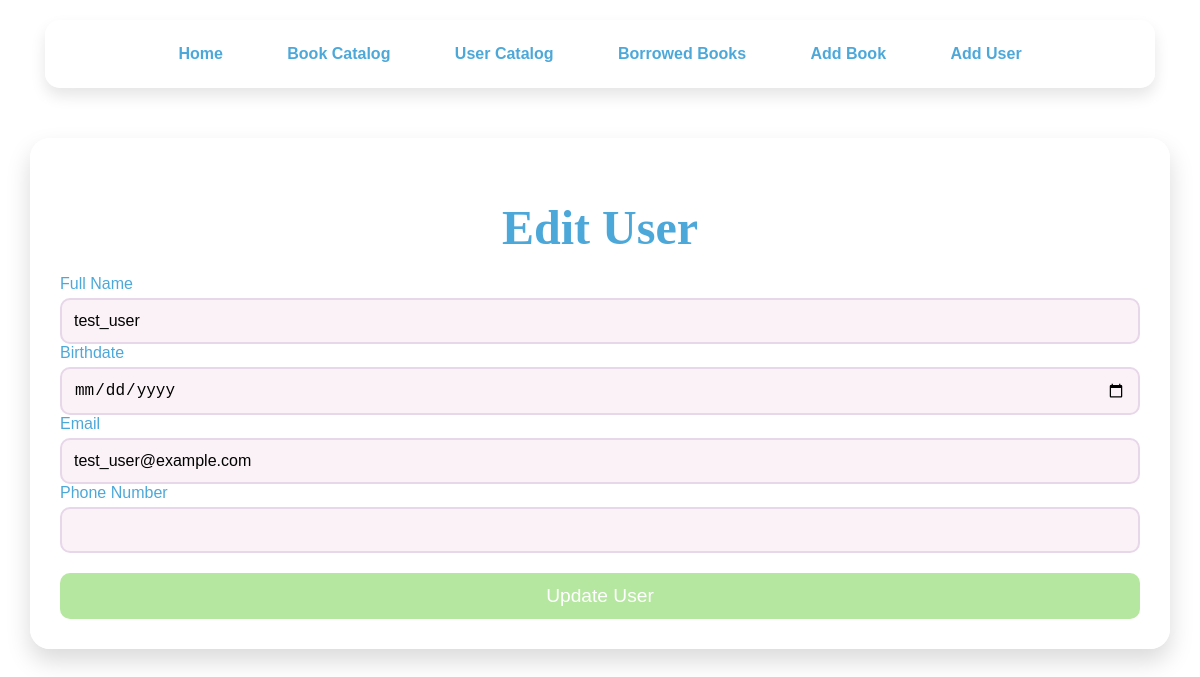
Page /edit_user/1 on the earlier database version.
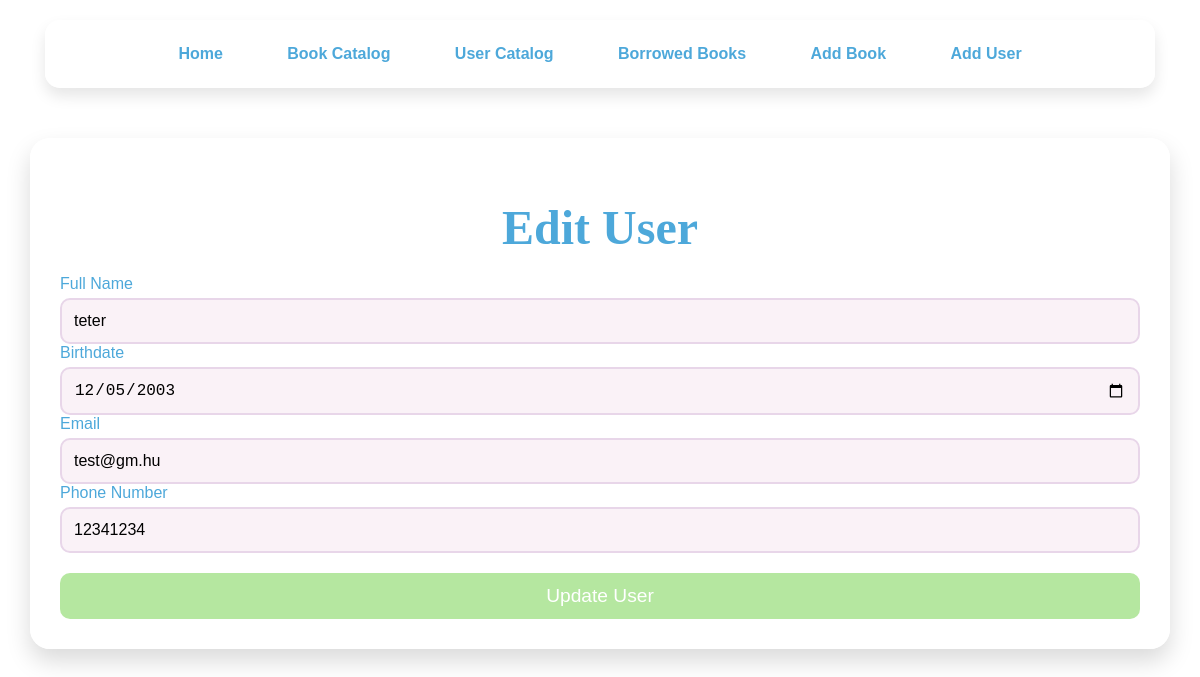
Same page on the later database version.
### app/models.py (models this page shows, shortened)
class User(db.Model):
    id = db.Column(db.Integer, primary_key=True)
    name = db.Column(db.String(100), nullable=False)
    email = db.Column(db.String(100), nullable=False)
    phone_number = db.Column(db.String(20), nullable=True)
    birthdate = db.Column(db.Date, nullable=True)
    borrowed_books = relationship('Borrow', backref='user', cascade='all, delete-orphan')

### app/routes.py (the view, shortened to what this page needs)
@main.route('/edit_user/<int:user_id>', methods=['GET', 'POST'])
def edit_user(user_id):
    user = User.query.get_or_404(user_id)
    form = UserForm(obj=user)
    return render_template('edit_user.html', form=form, user=user)

### app/forms.py
class UserForm(FlaskForm):
    name = StringField('Full Name', validators=[DataRequired()])
    email = StringField('Email', validators=[DataRequired(), Email()])
    phone_number = StringField('Phone Number', validators=[DataRequired()])
    birthdate = DateField('Birthdate', validators=[DataRequired()], format='%Y-%m-%d')
    submit = SubmitField('Save User')

### app/templates/edit_user.html (shortened to what this page needs)
<!DOCTYPE html>
<html lang="en">
<head>
</head>
<body>
<nav>
    <a href="{{ url_for('main.home') }}"> Home</a>
    <a href="{{ url_for('main.catalog') }}"> Book Catalog</a>
    <a href="{{ url_for('main.users') }}"> User Catalog</a>
    <a href="{{ url_for('main.borrowed_books') }}"> Borrowed Books</a>
    <a href="{{ url_for('main.add_book') }}"> Add Book</a>
    <a href="{{ url_for('main.add_user') }}"> Add User</a>
</nav>
<div class="container">
    <h1>Edit User</h1>
    <div class="form-container">
        <form method="POST">
            {{ form.name.label }} {{ form.name() }}<br>
            {{ form.birthdate.label }} {{ form.birthdate() }}<br>
            {{ form.email.label }} {{ form.email() }}<br>
            {{ form.phone_number.label }} {{ form.phone_number() }}<br>
            <button type="submit">Update User</button>
        </form>
    </div>
</div>
</body>
</html>

Differences in the rows shown:
changed User: name "test_user" → "teter"; birthdate (not shown) → "12/05/2003"; email "test_user@example.com" → "test@gm.hu"; phone_number (not shown) → "12341234"
